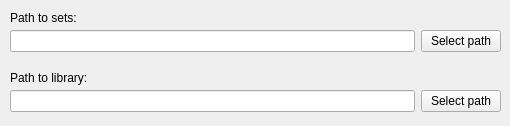
    <widget class="QWidget" name="All_Results">
     <attribute name="title">
      <string>Library path</string>
     </attribute>
     <widget class="QLabel" name="label_34">
      <property name="geometry">
       <rect>
        <x>10</x>
        <y>10</y>
        <width>321</width>
        <height>16</height>
       </rect>
      </property>
      <property name="text">
       <string>Path to sets:</string>
      </property>
     </widget>
     <widget class="QWidget" name="horizontalLayoutWidget">
      <property name="geometry">
       <rect>
        <x>10</x>
        <y>26</y>
        <width>491</width>
        <height>31</height>
       </rect>
      </property>
      <layout class="QHBoxLayout" name="horizontalLayout_16">
       <item>
        <widget class="QLineEdit" name="setsPathEdit">
         <property name="enabled">
          <bool>true</bool>
         </property>
         <property name="focusPolicy">
          <enum>Qt::NoFocus</enum>
         </property>
         <property name="readOnly">
          <bool>true</bool>
         </property>
        </widget>
       </item>
       <item>
        <widget class="QPushButton" name="setsPathButton">
         <property name="focusPolicy">
          <enum>Qt::NoFocus</enum>
         </property>
         <property name="text">
          <string>Select path</string>
         </property>
        </widget>
       </item>
      </layout>
     </widget>
     <widget class="QWidget" name="horizontalLayoutWidget_2">
      <property name="geometry">
       <rect>
        <x>10</x>
        <y>86</y>
        <width>491</width>
        <height>31</height>
       </rect>
      </property>
      <layout class="QHBoxLayout" name="horizontalLayout_17">
       <item>
        <widget class="QLineEdit" name="libraryPathEdit">
         <property name="enabled">
          <bool>true</bool>
         </property>
         <property name="focusPolicy">
          <enum>Qt::NoFocus</enum>
         </property>
         <property name="readOnly">
          <bool>true</bool>
         </property>
        </widget>
       </item>
       <item>
        <widget class="QPushButton" name="libraryPathButton">
         <property name="focusPolicy">
          <enum>Qt::NoFocus</enum>
         </property>
         <property name="text">
          <string>Select path</string>
         </property>
        </widget>
       </item>
      </layout>
     </widget>
     <widget class="QLabel" name="label_35">
      <property name="geometry">
       <rect>
        <x>10</x>
        <y>70</y>
        <width>321</width>
        <height>16</height>
       </rect>
      </property>
      <property name="text">
       <string>Path to library:</string>
      </property>
     </widget>
    </widget>
